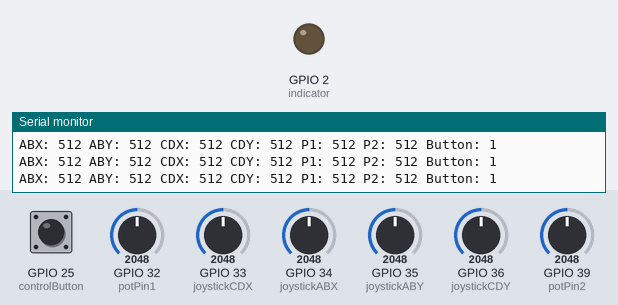
Recording of a sketch running on a simulated ESP32. Parts: output pins drawn as LEDs (lit = HIGH), the last lines printed to the serial monitor. The inputs (shaded band) are chosen by the test bench; at power-on: GPIO 25 (controlButton) HIGH, GPIO 32 (potPin1) = 2048, GPIO 33 (joystickCDX) = 2048, GPIO 34 (joystickABX) = 2048, GPIO 35 (joystickABY) = 2048, GPIO 36 (joystickCDY) = 2048, GPIO 39 (potPin2) = 2048 (analog values on the 0–4095 scale). No radio packets arrive unless stated.

Above: at 1.2 s.
1.3 s: GPIO 25 (controlButton) pulled LOW for 0.15 s
At 1.37 s:
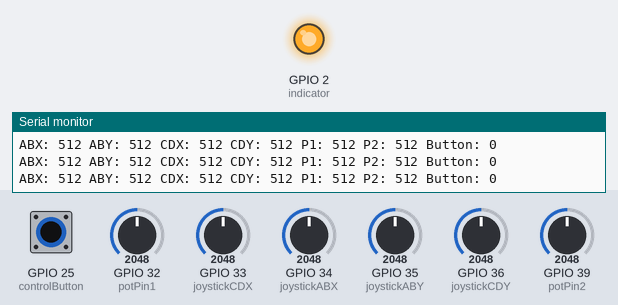
2.9 s: GPIO 25 (controlButton) pulled LOW for 3.2 s
At 7.1 s:
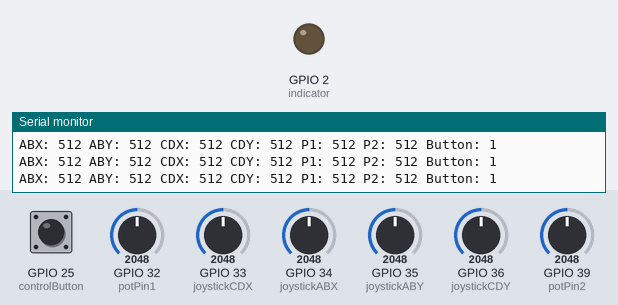
Timing chart, 0 to 8.6 s (numbered marks = the images above; inputs shaded):
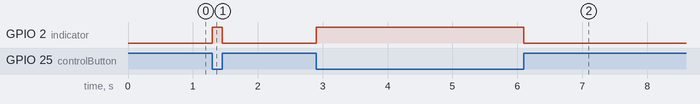

The sketch:

tracked_rover_module_remote.ino
```cpp
/*
1. ESP32 — Remote Controller
Device	    Pin	ESP32
AB Joystick	VRx	    GPIO 34
	          VRy	    GPIO 35
          	VCC	    3.3V
          	GND	    GND
CD Joystick	VRx	    GPIO 33
	          VRy	    GPIO 36
	          VCC	    3.3V
	          GND	    GND
Potentiometer 1	OUT	  GPIO 32
	              VCC	  3.3V
	              GND	  GND
Potentiometer 2	OUT	  GPIO 39
	              VCC	  3.3V
	              GND 	GND
Push Button	One side	GPIO 25
	Other side	        GND
    LED	+	            GPIO 2 through resistor
	  −	                GND
ESP32        →     E01-ML01DP5
E01-ML01DP5	ESP32
VCC	                3.3V external/stable supply
GND	                GND
CE	                GPIO 4
CSN	                GPIO 5
SCK	                GPIO 18
MOSI	              GPIO 23
MISO	              GPIO 19
IRQ	                Not connected

Important: E01-ML01DP5 PA/LNA needs a stable 3.3 V supply.
Put a 10–47 µF capacitor between VCC and GND close to the module.
  =========================================================
  ESP32 REMOTE / TRANSMITTER
  =========================================================

  Controls:
    AB Joystick X -> Speed
    AB Joystick Y -> Servo AY/BX control
    CD Joystick X -> Forward / Backward / Servo CY2
    CD Joystick Y -> Rotation / Servo DX2
    Pot 1         -> Servo P1
    Pot 2         -> Servo P2
    Button        -> Servo Mode / Driving Mode
    LED           -> Mode indicator

  Wireless:
    nRF24L01+ PA/LNA

  =========================================================
*/

#include <SPI.h>
#include <nRF24L01.h>
#include <RF24.h>

// =========================================================
// ESP32 INPUT PINS
// =========================================================

const int joystickABX = 34;
const int joystickABY = 35;
const int potPin1     = 32;

const int joystickCDX = 33;
const int joystickCDY = 36;
const int potPin2     = 39;

// =========================================================
// BUTTON
// =========================================================

const int controlButton = 25;

// =========================================================
// INDICATOR LED
// =========================================================

const int indicator = 2;

// =========================================================
// nRF24L01
// =========================================================

const int CE_PIN  = 4;
const int CSN_PIN = 5;

RF24 radio(CE_PIN, CSN_PIN);

const byte address[6] = "ROVER";

// =========================================================
// DATA PACKET
// =========================================================

struct ControlData {

  int16_t abX;
  int16_t abY;

  int16_t cdX;
  int16_t cdY;

  int16_t pot1;
  int16_t pot2;

  uint8_t button;
};

ControlData data;

// =========================================================
// SETUP
// =========================================================

void setup() {

  Serial.begin(115200);

  // ESP32 ADC resolution = 10 bit
  // Keeps original Arduino 0-1023 logic
  analogReadResolution(10);

  // -------------------------------------------------------
  // BUTTON
  // -------------------------------------------------------

  pinMode(controlButton, INPUT_PULLUP);

  // -------------------------------------------------------
  // LED
  // -------------------------------------------------------

  pinMode(indicator, OUTPUT);

  digitalWrite(indicator, LOW);

  // -------------------------------------------------------
  // nRF24
  // -------------------------------------------------------

  if (!radio.begin()) {

    Serial.println("nRF24 transmitter not detected!");

    while (1) {
      digitalWrite(indicator, !digitalRead(indicator));
      delay(200);
    }
  }

  radio.setPALevel(RF24_PA_HIGH);

  radio.setDataRate(RF24_250KBPS);

  radio.setChannel(108);

  radio.openWritingPipe(address);

  radio.stopListening();

  Serial.println("ESP32 REMOTE READY");
}

// =========================================================
// LOOP
// =========================================================

void loop() {

  // =======================================================
  // READ JOYSTICKS
  // =======================================================

  data.abX = analogRead(joystickABX);

  data.abY = analogRead(joystickABY);

  data.cdX = analogRead(joystickCDX);

  data.cdY = analogRead(joystickCDY);

  // =======================================================
  // READ POTENTIOMETERS
  // =======================================================

  data.pot1 = analogRead(potPin1);

  data.pot2 = analogRead(potPin2);

  // =======================================================
  // READ BUTTON
  // =======================================================

  data.button = digitalRead(controlButton);

  // =======================================================
  // LED
  // =======================================================
  //
  // Original:
  // LOW  = SERVO / WORKING MODE
  // HIGH = DRIVING MODE
  //
  // Keep same indication.
  // =======================================================

  if (data.button == LOW) {

    digitalWrite(indicator, HIGH);

  } else {

    digitalWrite(indicator, LOW);
  }

  // =======================================================
  // SEND DATA
  // =======================================================

  bool success = radio.write(&data, sizeof(data));

  if (!success) {

    Serial.println("Wireless transmission failed");

  } else {

    Serial.print("ABX: ");
    Serial.print(data.abX);

    Serial.print(" ABY: ");
    Serial.print(data.abY);

    Serial.print(" CDX: ");
    Serial.print(data.cdX);

    Serial.print(" CDY: ");
    Serial.print(data.cdY);

    Serial.print(" P1: ");
    Serial.print(data.pot1);

    Serial.print(" P2: ");
    Serial.print(data.pot2);

    Serial.print(" Button: ");
    Serial.println(data.button);
  }

  // Send approximately every 20 ms
  delay(5);
}
```

Measured:
- after the input at 1.3 s, GPIO 2 (indicator): LOW → HIGH at once, → LOW 0.15 s later
- after the input at 2.9 s, GPIO 2 (indicator): LOW → HIGH at once, → LOW 3.2 s later
